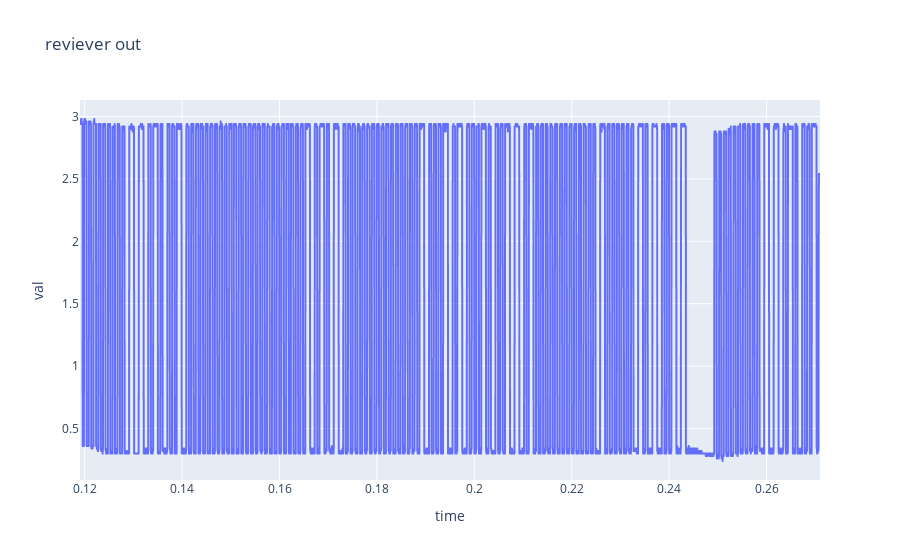

The notebook cell this image was saved under:
### Code cell
start_time = .119
end_time = .271

df1 = df[(df['time'] > start_time) & (df['time'] < end_time)]

fig = px.line(df1, x="time", y="val", title='reviever out')
fig.show()

### Figure 1 — Plotly figure (JSON) as saved in the notebook; plotly's stock layout.template omitted (floating-point values rounded to 4 significant figures; data arrays with more than 128 entries replaced by an {"elided": "..."} marker saying what was removed)
{"data": [{"hovertemplate": "time=%{x}<br>val=%{y}<extra></extra>", "legendgroup": "", "line": {"color": "#636efa", "dash": "solid"}, "mode": "lines", "name": "", "showlegend": false, "type": "scattergl", "x": {"elided": "3799 float values"}, "xaxis": "x", "y": {"elided": "3799 float values"}, "yaxis": "y"}], "layout": {"legend": {"tracegroupgap": 0}, "title": {"text": "reviever out"}, "xaxis": {"anchor": "y", "domain": [0, 1], "title": {"text": "time"}}, "yaxis": {"anchor": "x", "domain": [0, 1], "title": {"text": "val"}}}}
